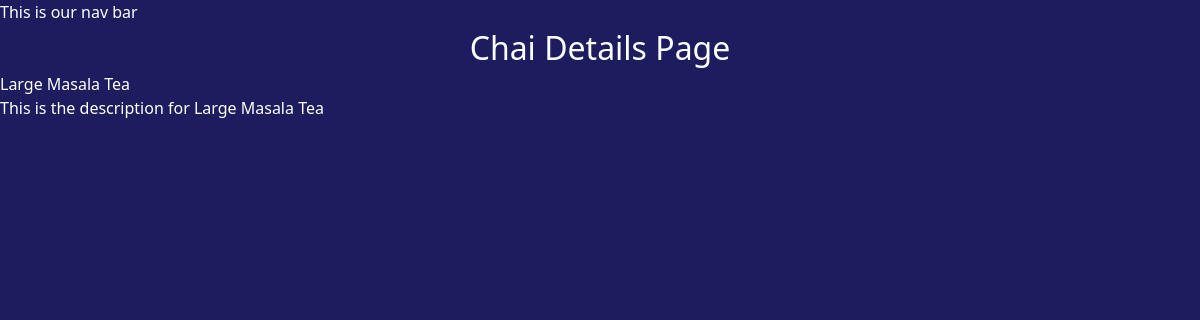
Page /chai/2/ on the committed database.
### chai/models.py (models this page shows, shortened)
class ChaiVariety(models.Model):
    CHAI_TYPE_CHOICE = [
        ('ML', 'MASALA'),
        ('GR', 'GINGER'),
        ('KL', 'KIWI'),
        ('PL', 'PLAIN'),
        ('EL', 'ELACHI'),
    ]
    name = models.CharField(max_length=100)
    image = models.ImageField(upload_to='chais/')
    date_added = models.DateTimeField(default=timezone.now)
    type = models.CharField(max_length=2, choices = CHAI_TYPE_CHOICE)
    description = models.TextField(default='')

### chai/views.py (the view)
# urls.py: path('<int:chai_id>/', views.chai_detail, name = "chai_detail"),
def chai_detail(request, chai_id):
    chai = get_object_or_404(ChaiVariety, pk = chai_id)
    return render(request, 'chai/chai_detail.html', {'chai' : chai})

### chai/templates/chai/chai_detail.html (shortened to what this page needs)
{% extends "layout.html" %}
{% block content %}
    <h1>Chai Details Page</h1>
    <h3>{{chai.name}}</h3>
    <p>{{chai.description}}</p>
{% endblock %}

### static/style.css (style rules this page uses)
html { background-color: rgb(28, 28, 95) !important; color: white; min-height: 100vh; }
h1 { text-align: center; font-size: 2em; }

### rows in the picture
ChaiVariety: name "Large Masala Tea", description "This is the description for Large Masala Tea"
